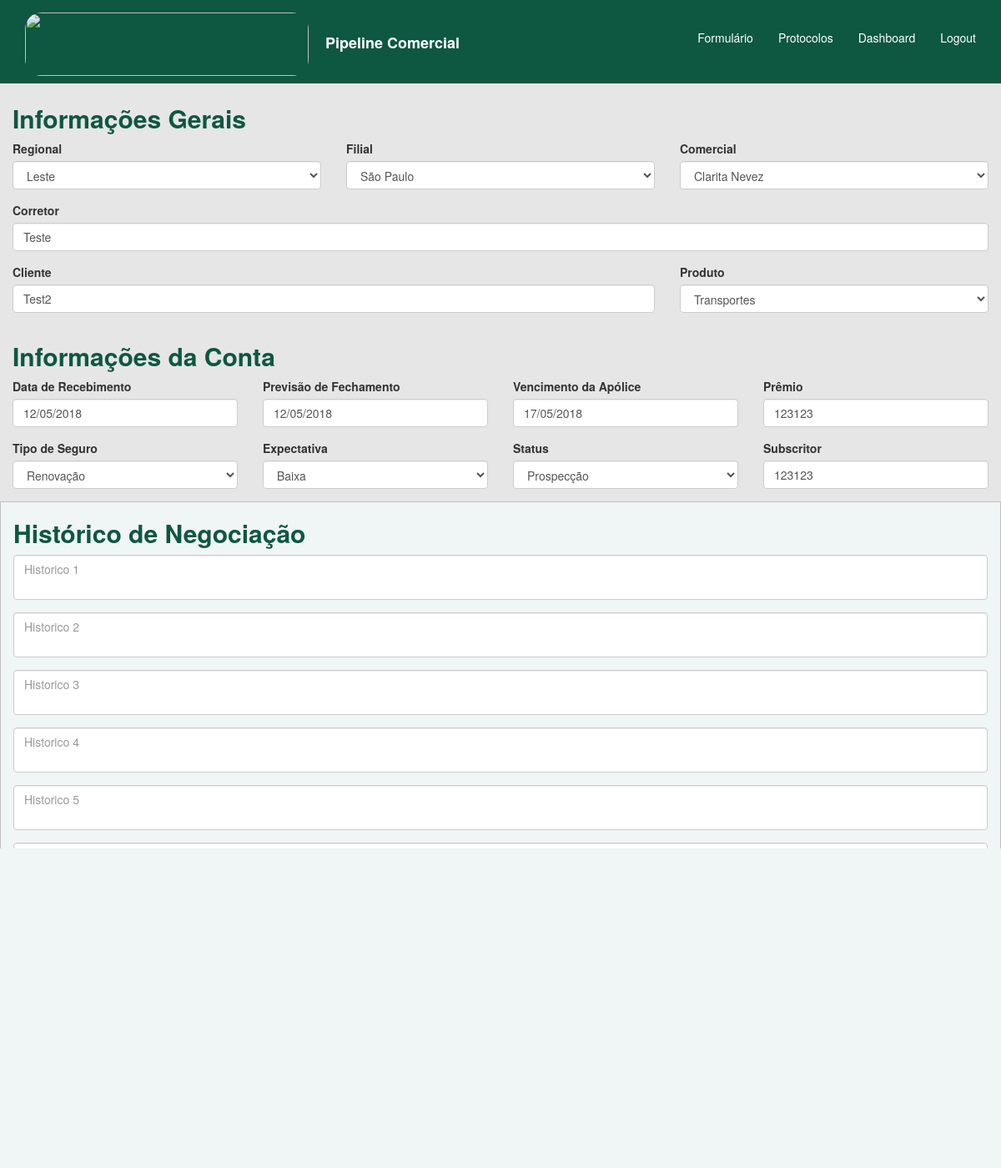
Screenshot of /home/3/ with the database file from the repository.
### home/models.py (models this page shows)
class Regional(models.Model):
    regional = models.CharField(max_length=200)
    def __str__(self):
        return self.regional

class Filial(models.Model):
    filial = models.CharField(max_length=200)
    def __str__(self):
        return self.filial

class Comercial(models.Model):
    comercial = models.CharField(max_length=200)
    def __str__(self):
        return self.comercial

class Protocolos(models.Model):
    created_at = models.DateField(auto_now_add=True)
    is_active = models.BooleanField(default=True)
    regional = models.ForeignKey(Regional, on_delete=models.CASCADE)
    filial = models.ForeignKey(Filial, on_delete=models.CASCADE)
    comercial = models.ForeignKey(Comercial, on_delete=models.CASCADE)
    corretor = models.CharField(max_length=250)
    primeira_cotacao = models.BooleanField()
    produto = models.ForeignKey(Produto, on_delete=models.CASCADE)
    cliente = models.CharField(max_length=250)
    premio = models.IntegerField()
    ultima_alteracao = models.DateField(auto_now=True)
    recebimento = models.DateField()
    vencimento = models.DateField()
    fechamento = models.DateField()
    tipo_de_seguro = models.ForeignKey(TipodeSeguro, on_delete=models.CASCADE)
    expectativa = models.ForeignKey(Expectativa, on_delete=models.CASCADE)
    status = models.ForeignKey(Status, on_delete=models.CASCADE)
    subscritor = models.CharField(max_length=250)
    motivo_perda = models.ForeignKey(MotivoPerda, on_delete=models.CASCADE, null=True, blank=True)
    congenere = models.ForeignKey(Congenere, on_delete=models.CASCADE, null=True, blank=True)
    comentario_perda = models.CharField(max_length=250, null=True, blank=True)
    detalhe_de_perdas = models.CharField(max_length=400, null=True, blank=True)
    historico_1 = models.CharField(max_length=4000, null=True, blank=True)
    historico_2 = models.CharField(max_length=4000, null=True, blank=True)
    historico_3 = models.CharField(max_length=4000, null=True, blank=True)
    historico_4 = models.CharField(max_length=4000, null=True, blank=True)
    historico_5 = models.CharField(max_length=4000, null=True, blank=True)
    historico_6 = models.CharField(max_length=4000, null=True, blank=True)
    historico_7 = models.CharField(max_length=4000, null=True, blank=True)
    historico_8 = models.CharField(max_length=4000, null=True, blank=True)
    historico_9 = models.CharField(max_length=4000, null=True, blank=True)
    historico_10 = models.CharField(max_length=4000, null=True, blank=True)

class Produto(models.Model):
    produto = models.CharField(max_length=200)
    def __str__(self):
        return self.produto

class Expectativa(models.Model):
    expectativa = models.CharField(max_length=200)
    def __str__(self):
        return self.expectativa

class Status(models.Model):
    status = models.CharField(max_length=200)
    def __str__(self):
        return self.status

### home/views.py (the view)
# urls.py: url(r'^(?P<pk>\d+)/$', views.consulta, name='consulta'),
def consulta(request, pk):
    protocolo = Protocolos.objects.get(pk=pk)
    form = PipelineComercial(initial={
        'regional': protocolo.regional,
        'filial': protocolo.filial,
        'comercial': protocolo.comercial,
        'corretor': protocolo.corretor,
        'cliente': protocolo.cliente,
        'produto': protocolo.produto,
        'recebimento': protocolo.recebimento.strftime('%d/%m/%Y'),
        'fechamento': protocolo.fechamento.strftime('%d/%m/%Y'),
        'vencimento': protocolo.vencimento.strftime('%d/%m/%Y'),
        'premio': protocolo.premio,
        'tipo_de_seguro': protocolo.tipo_de_seguro,
        'expectativa': protocolo.expectativa,
        'status': protocolo.status,
        'subscritor': protocolo.subscritor,
        'historico_1': protocolo.historico_1,
        'historico_2': protocolo.historico_2,
        'historico_3': protocolo.historico_3,
        'historico_4': protocolo.historico_4,
        'historico_5': protocolo.historico_5,
        'historico_6': protocolo.historico_6,
        'historico_7': protocolo.historico_7,
        'historico_8': protocolo.historico_8,
        'historico_9': protocolo.historico_9,
        'historico_10': protocolo.historico_10,
        })
    return render(request, 'home/home_base.html', {'form': form})

### home/models.py (called while the page is built)
    def __str__(self):
        return self.tipo

    def __str__(self):
        return self.motivo

    def __str__(self):
        return self.congenere

### templates/home/home_base.html (shortened to what this page needs)
<!DOCTYPE html>
    <html lang="pt">
        {% block content %}
        <head>
            <link rel="stylesheet" href="https://maxcdn.bootstrapcdn.com/bootstrap/3.3.7/css/bootstrap.css">
            <link rel="stylesheet" href="https://cdnjs.cloudflare.com/ajax/libs/bootstrap-datepicker/1.4.1/css/bootstrap-datepicker3.css"/>
        </head>
        <body>
            <div class="container-fluid" style="background-color: #0e5741">
                <nav class="navbar navbar-default" style="background-color: #0e5741;border-color: #0e5741; border-width: 0px">
                    <div class="container-fluid">
                        {% load static %}
                        <a class="navbar-brand" href="{% url 'home' %}" style="text-decoration: none"><img src="https://www.berkley.com.br/Institucional/img/logo.png" style="display: inline-block;border-radius: 20px" alt="" width="340" height="76"><strong style="color: #ffffff"><p style="display: inline-block;  margin-left:20px">Pipeline Comercial</p></strong></a
                        <div id="navbar" class="navbar-collapse collapse" aria-expanded="false" style="border-width: 0px";>
                            <ul class="nav navbar-nav navbar-right" style="padding-top: 10px">
                                <li class="active">
                                    <a href="{% url 'home' %}" style="background-color: #0e5741"><p style="padding-top: 10px; color: #ffffff">Formulário</p></a>
                                <li class="active">
                                    <a href="{% url 'protocolos' %}" style="background-color: #0e5741"><p style="padding-top: 10px; color: #ffffff">Protocolos</p></a>
                                <li class="active">
                                    <a href="{% url 'dashboard' %}" style="background-color: #0e5741"><p style="padding-top: 10px; color: #ffffff">Dashboard</p></a>
                                <li class="active">
                                    <a href="{% url 'logout' %}" style="background-color: #0e5741"><p style="padding-top: 10px; color: #ffffff">Logout</p></a>
                                </li>
                            </ul>
                        </div>
                    </div>
                    {% include 'home/includes/home_include_form.html' %}
        </body>
        {% endblock %}
    </html>

### templates/home/includes/home_include_form.html (shortened to what this page needs)
{% block content %}
<div class="row">
    <form id="insert" method="post" action={% url 'home' %}>
        <div class="col-sm-12" style="padding-top: 5px; padding-bottom: 10px; background-color: #e6e6e6">
            <div class="col-sm-12" style="background-color: #e6e6e6">
                <h2 class="display-1" style="color: #0e5741"> <strong>Informações Gerais</strong> </h2>
                <div class="row">
                    <div class="col-sm-4">
                        <div class="form-group">
                            <label for="">Regional</label>
                            <div>
                                {{ form.regional }}
                            </div>
                        </div>
                    </div>
                    <div class="col-sm-4">
                        <div class="form-group">
                            <label for="">Filial</label>
                            <div>
                                {{ form.filial }}
                            </div>
                        </div>
                    </div>
                    <div class="col-sm-4">
                        <div class="form-group">
                            <label for="">Comercial</label>
                            <div>
                                {{ form.comercial }}
                            </div>
                        </div>
                    </div>
                    <div class="col-sm-12">
                        <div class="form-group">
                            <label for="">Corretor</label>
                            <div>
                                {{ form.corretor }}
                            </div>
                        </div>
                    </div>
                    <div class="col-sm-8">
                        <div class="form-group">
                            <label for="">Cliente</label>
                            <div>
                                {{ form.cliente }}
                            </div>
                        </div>
                    </div>
                    <div class="col-sm-4">
                        <div class="form-group">
                            <label for="">Produto</label>
                            <div>
                                {{ form.produto }}
                            </div>
                        </div>
                    </div>
                </div>
            </div>
            <div class="col-sm-12" style="background-color: #e6e6e6">
                <h2 class="display-1" style="color: #0e5741"> <strong>Informações da Conta</strong> </h2>
                <div class="row">
                    <div class="col-sm-3">
                        <div class="form-group">
                            <label for="">Data de Recebimento</label>
                            <div>
                                {{ form.recebimento }}
                            </div>
                        </div>
                    </div>
                    <div class="col-sm-3">
                        <div class="form-group">
                            <label for="">Previsão de Fechamento</label>
                            <div>
                                {{ form.fechamento }}
                            </div>
                        </div>
                    </div>
                    <div class="col-sm-3">
                        <div class="form-group">
                            <label for="">Vencimento da Apólice</label>
                            <div>
                                {{ form.vencimento }}
                            </div>
                        </div>
                    </div>
                    <div class="col-sm-3">
                        <div class="form-group">
                            <label for="">Prêmio</label>
                            <div>
                                {{ form.premio }}
                            </div>
                        </div>
                    </div>
                    <div class="col-sm-3">
                        <div class="form-group">
                            <label for="">Tipo de Seguro</label>
                            <div>
                                {{ form.tipo_de_seguro }}
                            </div>
                        </div>
                    </div>
                    <div class="col-sm-3">
                        <div class="form-group">
                            <label for="">Expectativa</label>
                            <div>
                                {{ form.expectativa }}
                            </div>
                        </div>
                    </div>
                    <div class="col-sm-3">
                        <div class="form-group">
                            <label for="">Status</label>
                            <div>
                                {{ form.status }}
                            </div>
                        </div>
                    </div>
                    <div class="col-sm-3">
                        <div class="form-group">
                            <label for="">Subscritor</label>
                            <div>
                                {{ form.subscritor }}
                            </div>
                        </div>
                    </div>
                </div>
            </div>
            <div class="col-sm-12" style="background-color: #f0f5f5; border: 1px solid#bfbfbf ">
                <h2 class="display-1" style="color: #0e5741;"> <strong>Histórico de Negociação</strong> </h2>
                    <div class="row">
                        <div class="col-sm-12">
                            <div class="form-group">
                                {{ form.historico_1 }}
                            </div>
                        </div>
                        <div class="col-sm-12">
                            <div class="form-group">
                                {{ form.historico_2 }}
                            </div>
                        </div>
                        <div class="col-sm-12">
                            <div class="form-group">
                                {{ form.historico_3 }}
                            </div>
                        </div>
                        <div class="col-sm-12">
                            <div class="form-group">
                                {{ form.historico_4 }}
                            </div>
                        </div><div class="col-sm-12">
                            <div class="form-group">
                                {{ form.historico_5 }}
                            </div>
                        </div>
                        <div class="col-sm-12">
                            <div class="form-group">
                                {{ form.historico_6 }}
                            </div>
                        </div>
                        <div class="col-sm-12">
                            <div class="form-group">
                                {{ form.historico_7 }}
                            </div>
                        </div>
                        <div class="col-sm-12">
                            <div class="form-group">
                                {{ form.historico_8 }}
                            </div>
                        </div>
                        <div class="col-sm-12">
                            <div class="form-group">
                                {{ form.historico_9 }}
                            </div>
                        </div>
                        <div class="col-sm-12">
                            <div class="form-group">
                                {{ form.historico_10 }}
                            </div>
                        </div>
                    </div>
                </div>
            </div>
            <div class="row">
                <div class="col-sm-12">
                    <input type="submit" name="salvar" style="background-color: #ff9900;" class="btn btn-outline-secondary btn-block" value="Salvar"/>
                </div>
            </div>
        </div>
{% endblock %}

### rows the page displays
Regional: regional "Leste"
Filial: filial "São Paulo"
Comercial: comercial "Clarita Nevez"
Protocolos: corretor "Teste", cliente "Test2", recebimento "12/05/2018", fechamento "12/05/2018", vencimento "17/05/2018", premio "123123", tipo_de_seguro "Renovação", subscritor "123123"
Produto: produto "Transportes"
Expectativa: expectativa "Baixa"
Status: status "Prospecção"
